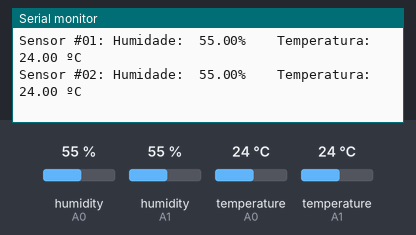
Simulated run of this sketch. Board: Arduino Uno, built with avr-gcc and run on an emulated ATmega328P. Shown: the last lines printed to the serial monitor. The inputs (shaded band) are chosen by the test bench; at power-on: humidity (sensors on A0, A1) 55 %, temperature (sensors on A0, A1) 24 °C.

Above: at 5.9 s.
6.0 s: humidity (sensor on A0) set to 22 %
At 11.1 s:
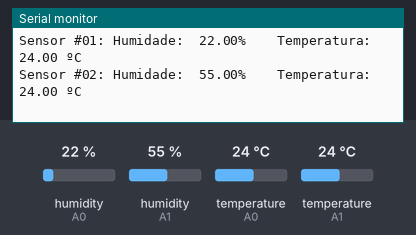
12.1 s: humidity (sensor on A1) set to 22 %
At 15.9 s:
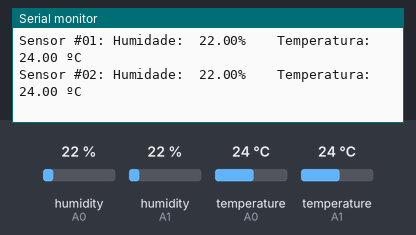
18.2 s: temperature (sensor on A0) set to 12 °C
At 21.8 s:
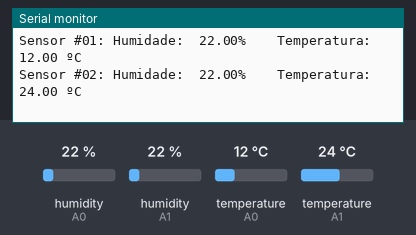
24.3 s: temperature (sensor on A1) set to 12 °C
At 26.6 s:
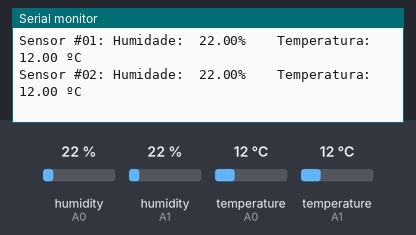
30.4 s: humidity (sensor on A0) set to 40 %
At 31.4 s:
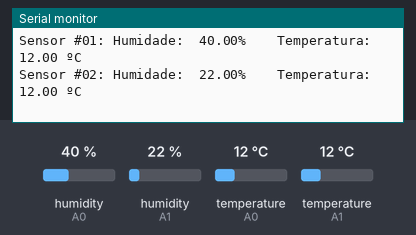
36.5 s: humidity (sensor on A1) set to 40 %
At 42.2 s:
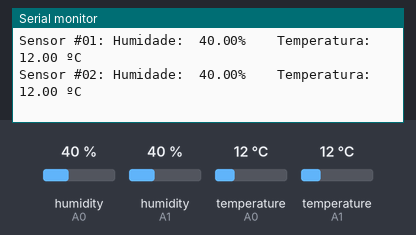
Timing chart, 0 to 43.6 s (numbered marks = the images above; inputs shaded):
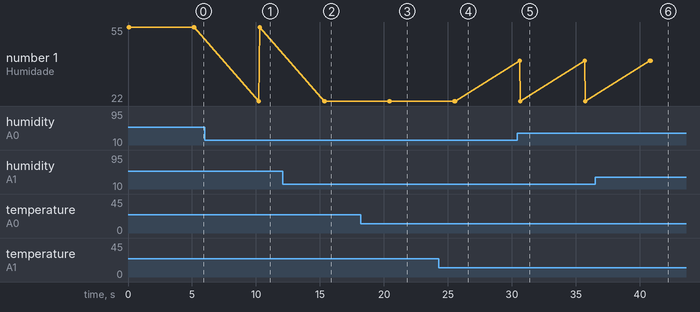

Measured:
- after the input at 6.0 s, the serial monitor: prints a new line after 4.2 s (image 1)
- after the input at 12.1 s, the serial monitor: prints a new line after 3.3 s (image 2)
- after the input at 18.2 s, the serial monitor: prints a new line after 2.2 s (image 3)
- after the input at 24.3 s, the serial monitor: prints a new line after 1.3 s (image 4)
- after the input at 30.4 s, the serial monitor: prints a new line after 0.20 s (image 5)
- after the input at 36.5 s, the serial monitor: prints a new line after 4.3 s (image 6)

The sketch:

temp.humid.ambiente.e.impulsion.ino
```cpp
/*
 * Script para medir temperatura
 * e humidade empregando dous sensores
 * analóxicos DHT11
 */
#include <DHT.h>

#define PIN_DHT1 A0
#define PIN_DHT2 A1

int tempo = 5000;
  DHT sensor1(PIN_DHT1, DHT11);  //Declaramos obxecto dht
  DHT sensor2(PIN_DHT2, DHT11);  //Declaramos obxecto dht
float humidade1, temperatura1;
float humidade2, temperatura2;
String mensaxe = "";

void setup() {
  Serial.begin(9600);
  sensor1.begin();
  sensor2.begin();
}

void loop() {
  humidade1 = sensor1.readHumidity();
  temperatura1 = sensor1.readTemperature();
  humidade2 = sensor2.readHumidity();
  temperatura2 = sensor2.readTemperature();

  //Detección de erros
  if(isnan(humidade1) || isnan(temperatura1)) {
    Serial.println("Fallo na lectura do DHT11 #01");
    return;
  }
  if(isnan(humidade2) || isnan(temperatura2)) {
    Serial.println("Fallo na lectura do DHT11 #02");
    return;
  }
  mensaxe = "Sensor #01: Humidade:\t" + String(humidade1) + "%\t\tTemperatura:\t" + String(temperatura1) + " ºC\n";
  Serial.print(mensaxe);
  mensaxe = "Sensor #02: Humidade:\t" + String(humidade2) + "%\t\tTemperatura:\t" + String(temperatura2) + " ºC\n";
  Serial.print(mensaxe);
  Serial.println("");
  delay(tempo);
}
```
